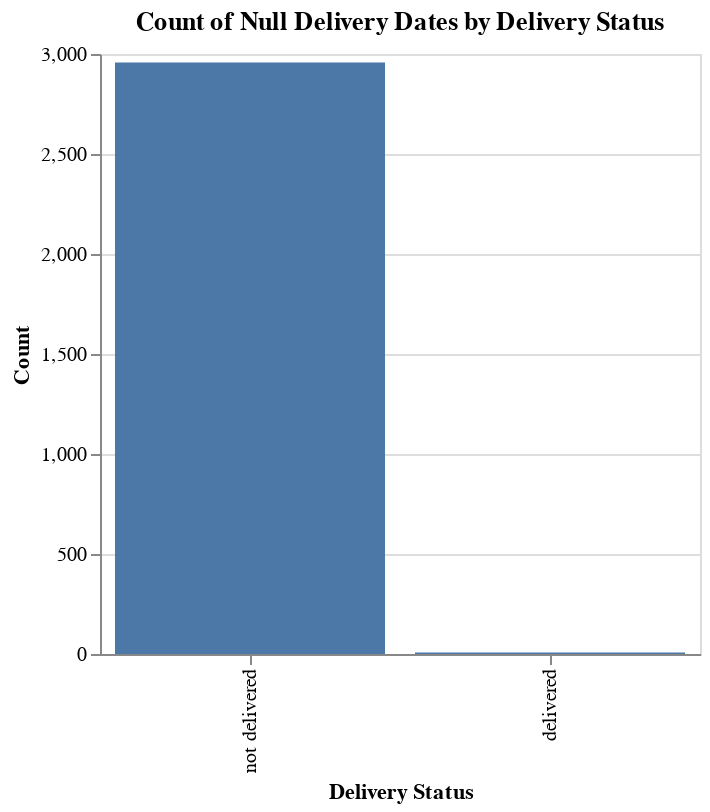

Here is the notebook cell this chart was saved with:
### Markdown cell above
> **Observation:** Missing values cluster around 'order_delivered_customer_date' and 'order_delivered_carrier_date', with some in 'order_approved_at'
>
> **Hypothesis:** Missing values are do to cancellations.
>
> **Next Steps:** Check if there is missing values are found in records with cancelled order status

### Code cell
# Calculate pct of records with missing values and cancelled order status vs pct of records with missing values and not cancelled status

# Whenever customer delivery date is missing, carrier delivery date is missing as well
missing_mask = df_order['delivered_customer_date'].isna()
delivered = df_order['order_status'] == 'delivered'
missing_delivery_delivered = df_order.loc[missing_mask & delivered].copy()
missing_delivery_not_delivered = df_order.loc[missing_mask & ~delivered].copy()

missing_delivery_delivered['delivery_status'] = 'delivered'
missing_delivery_not_delivered['delivery_status'] = 'not delivered'

missing_delivery = pd.concat([missing_delivery_delivered, missing_delivery_not_delivered])
# sns.barplot(x=[missing_delivery_delivered['order_id'].count(), missing_delivery_not_delivered['order_id'].count()], y=['delivered', 'not delivered'])
# plt.show()

chart = alt.Chart(missing_delivery).mark_bar().encode(
    x=alt.X('delivery_status:N', title='Delivery Status', sort='-y'),
    y=alt.Y('count(order_id):Q', title='Count')
).properties(width=300, height=300, title='Count of Null Delivery Dates by Delivery Status')


print("Missing delivery values with delivered status:",f' {len(missing_delivery_delivered)}')
print("Missing delivery values without delivered status",f' {len(missing_delivery_not_delivered)}')

chart

### Figure 1 — Vega-Lite specification as saved in the notebook (floating-point values rounded to 4 significant figures; data arrays with more than 128 entries replaced by an {"elided": "..."} marker saying what was removed)
{"config": {"view": {"continuousWidth": 300, "continuousHeight": 300}}, "data": {"name": "data-05609bdad3fc0b4f07bf57092d7aacb3"}, "mark": {"type": "bar"}, "encoding": {"x": {"field": "delivery_status", "sort": "-y", "title": "Delivery Status", "type": "nominal"}, "y": {"aggregate": "count", "field": "order_id", "title": "Count", "type": "quantitative"}}, "height": 300, "title": "Count of Null Delivery Dates by Delivery Status", "width": 300, "$schema": "https://vega.github.io/schema/vega-lite/v5.20.1.json", "datasets": {"data-05609bdad3fc0b4f07bf57092d7aacb3": {"elided": "2965 records"}}}
